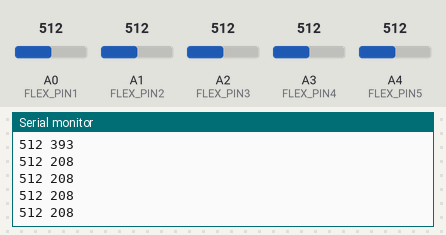
The sketch below on a simulated Arduino Uno, built with avr-gcc and run on an emulated ATmega328P. Shown: the last lines printed to the serial monitor. Inputs (shaded band) come from the test bench; at power-on: A0 (FLEX_PIN1) = 512, A1 (FLEX_PIN2) = 512, A2 (FLEX_PIN3) = 512, A3 (FLEX_PIN4) = 512, A4 (FLEX_PIN5) = 512.

Above: at 1.2 s.
1.3 s: A0 (FLEX_PIN1) set to 716
At 1.68 s:
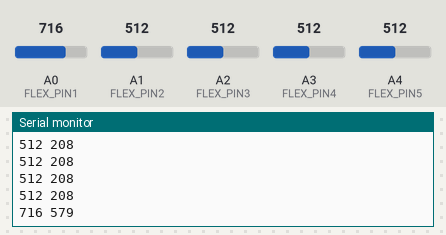
4.3 s: A1 (FLEX_PIN2) set to 716
5.8 s: A2 (FLEX_PIN3) set to 306
At 6.25 s:
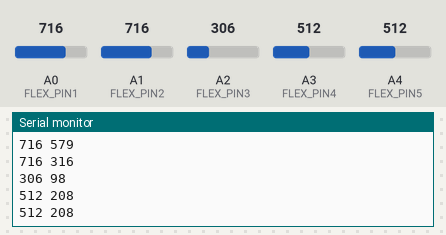
7.3 s: A3 (FLEX_PIN4) set to 992
At 7.47 s:
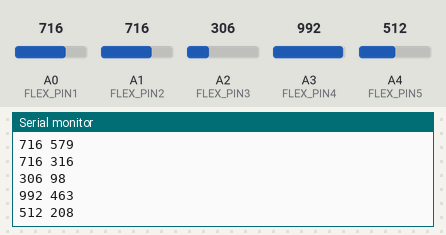
8.8 s: A4 (FLEX_PIN5) set to 30
At 8.99 s:
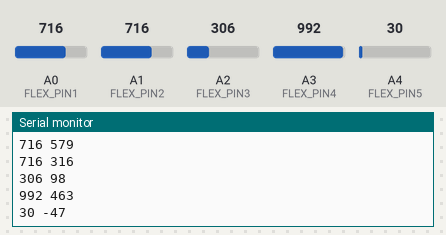
10.3 s: A0 (FLEX_PIN1) set to 992
At 10.37 s:
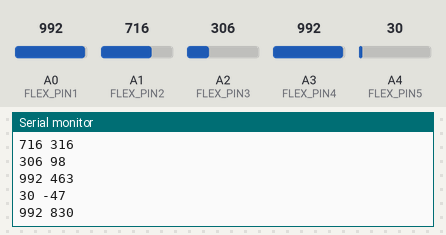
Timing chart, 0 to 12.8 s (numbered marks = the images above; inputs shaded):
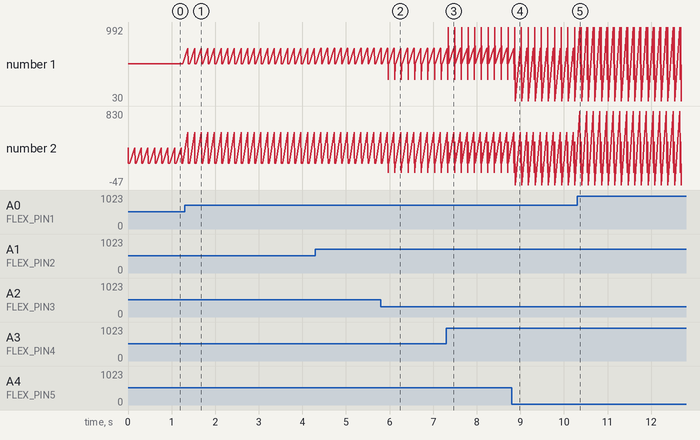

The sketch:

Initial_FLex.ino
```cpp
/***************************************************************************
Build a voltage divider circuit combining a flex sensor with a 4.7k resistor.
- The resistor goes from A0 to GND.
- The flex sensor connects A0 to 3.3V
As the flex sensor is being bent, the resistance increases and the reading
by A0 should decrease.
Any other flex sensors added would need to be powered, connected to a resistor,
and grounded the same way. The output pins are the only thing that differs.
****************************************************************************/
#define FLEX_PIN1 0 //Pin connected to respective
#define FLEX_PIN2 1 //flex sensor
#define FLEX_PIN3 2
#define FLEX_PIN4 3
#define FLEX_PIN5 4

void setup()
{
  Serial.begin(9600);
}

void loop()
{
  int flex1 = analogRead(FLEX_PIN1); //read output value
  int flex2 = analogRead(FLEX_PIN2);
  int flex3 = analogRead(FLEX_PIN3);
  int flex4 = analogRead(FLEX_PIN4);
  int flex5 = analogRead(FLEX_PIN5);

  int value1 = map(flex1, 80, 360, 0, 255); //maps value to PWM scale
  int value2 = map(flex2, 120, 600, 0, 255); //0 is 0% duty cycle
  int value3 = map(flex3, 120, 600, 0, 255); //255 is 100% duty cycle
  int value4 = map(flex4, 120, 600, 0, 255);
  int value5 = map(flex5, 120, 600, 0, 255);

  Serial.println(String(flex1) + String (" ") + String(value1)); //print output value of around 530 to start
  Serial.println(String(flex2) + String (" ") + String(value2)); //values decease as voltage decrease when
  Serial.println(String(flex3) + String (" ") + String(value3)); //the sensor is bent
  Serial.println(String(flex4) + String (" ") + String(value4)); //lowest values around 150
  Serial.println(String(flex5) + String (" ") + String(value5)); //lowest values around 150

  //Original value which starts around 275 for short and 500 for long
  Serial.println();

  delay(150);
}
```

Measured:
- after the input at 1.3 s, the serial monitor: prints a new line after 0.07 s (image 1)
- after the input at 5.8 s, the serial monitor: prints a new line after 0.17 s (image 2)
- after the input at 7.3 s, the serial monitor: prints a new line after 0.05 s (image 3)
- after the input at 8.8 s, the serial monitor: prints a new line after 0.08 s (image 4)
- after the input at 10.3 s, the serial monitor: prints a new line after 0.07 s (image 5)
- plotted number 1: 512 → 30 after the input at 8.8 s
- plotted number 2: 208 → -47 after the input at 8.8 s
